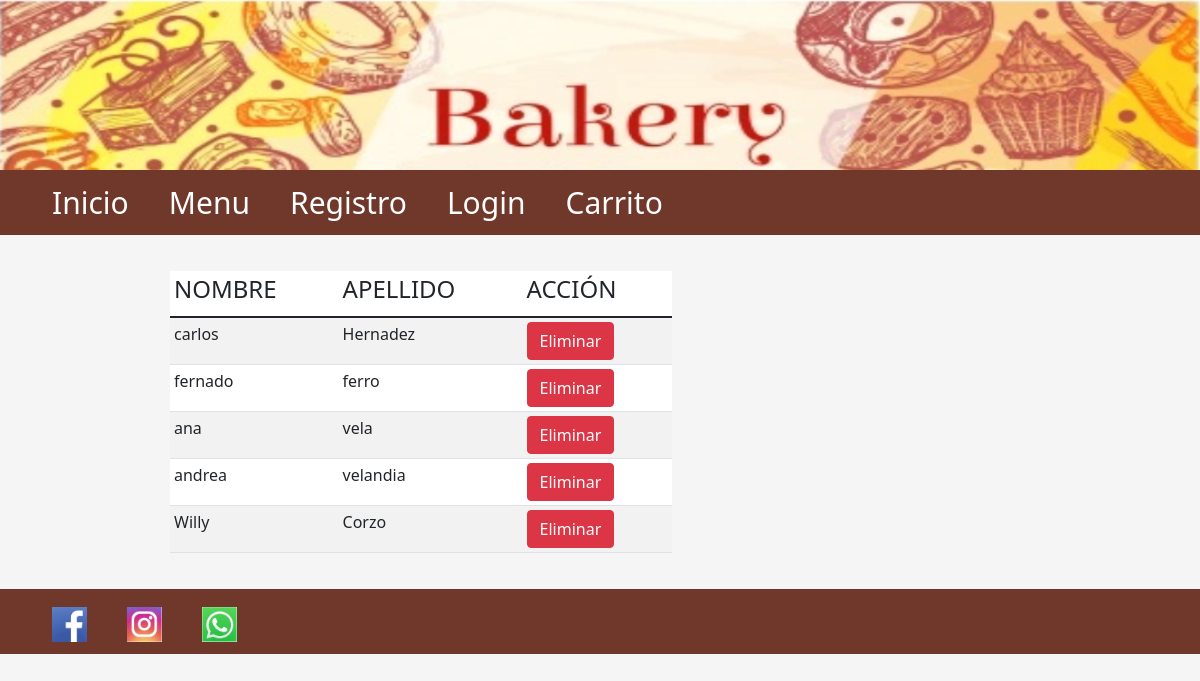
The page /Dashboard on the database its author committed.
### panaderia/models.py (models this page shows, shortened)
class Personas(db.Model, UserMixin):
    __tablename__ = 'personas'
    id = db.Column(db.Integer, primary_key=True)
    nombre = db.Column(db.String(200), nullable=True)
    apellido = db.Column(db.String(200), nullable=True)
    direccion = db.Column(db.String(200))
    celular = db.Column(db.Integer, nullable=True)
    email = db.Column(db.String(200), nullable=True)
    fechanacimiento = db.Column(db.String(200))
    idrol = db.Column(db.Integer, db.ForeignKey('roles.idrol'))
    rol = db.relationship('Roles', backref=backref('personas', lazy='dynamic'))
    password_hash = db.Column(db.String(200), nullable=True)
    @property
    def password(self):
        raise AttributeError('password: write-only field')

### panaderia/views.py (the view)
@app.route('/Dashboard')
def dashboard():
    personas = Personas.query.all()
    return render_template('dashboard.html', personas=personas)

### panaderia/templates/Dashboard.html
{% extends './layout.html' %} {% block title %} Dashboard {% endblock %} {% block body %}
    <div>
        <div class="col-md-7">
          <table class= "table table-striped tabel.bordered bg-white table-sm">
            <thead>
              <tr>
                <td><h4>NOMBRE</h4></td>
                <td><h4>APELLIDO</h4></td>
                <td><h4>ACCIÓN</h4></td>
              </tr>
            </thead>
            <body>
                {%for persona in personas%}
                <tr>
                    <td>{{persona.nombre}}  </td>
                    <td>{{persona.apellido}} </td>
                    <td>
                        <form action="{{url_for('eliminar_persona', id=persona.id)}}" method="POST">
                            <button type="submit" class="btn btn-danger">Eliminar</button>
                        </form>
                    </td>
                </tr>
                {% endfor %}
            <body>
          </table>
        </div>
    </div>
{% endblock %}

### panaderia/static/css/layout.css (style rules this page uses)
* { margin: 0; padding: 0; font-style: Ginebra; }

### panaderia/templates/layout.html (style rules this page uses)
body { background-color: whitesmoke; animation-direction: normal; }

### rows shown on the page
Personas: nombre "carlos", apellido "Hernadez"
Personas: nombre "fernado", apellido "ferro"
Personas: nombre "ana", apellido "vela"
Personas: nombre "andrea", apellido "velandia"
Personas: nombre "Willy", apellido "Corzo"
